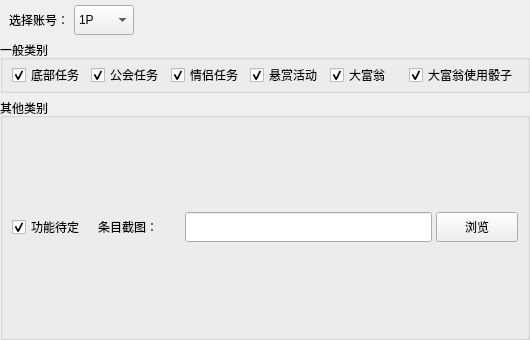
<?xml version="1.0" encoding="UTF-8"?>
<ui version="4.0">
 <class>DailyEndParam</class>
 <widget class="QWidget" name="DailyEndParam">
  <property name="geometry">
   <rect>
    <x>0</x>
    <y>0</y>
    <width>530</width>
    <height>340</height>
   </rect>
  </property>
  <property name="windowTitle">
   <string>Form</string>
  </property>
  <layout class="QVBoxLayout" name="verticalLayout">
   <property name="spacing">
    <number>5</number>
   </property>
   <property name="leftMargin">
    <number>0</number>
   </property>
   <property name="topMargin">
    <number>5</number>
   </property>
   <property name="rightMargin">
    <number>0</number>
   </property>
   <property name="bottomMargin">
    <number>0</number>
   </property>
   <item>
    <widget class="QWidget" name="widget_select_player" native="true">
     <layout class="QHBoxLayout" name="horizontalLayout_select_player">
      <property name="spacing">
       <number>5</number>
      </property>
      <property name="topMargin">
       <number>0</number>
      </property>
      <property name="bottomMargin">
       <number>0</number>
      </property>
      <item>
       <widget class="QLabel" name="label_select_player">
        <property name="text">
         <string>选择账号：</string>
        </property>
       </widget>
      </item>
      <item>
       <widget class="QComboBox" name="comboBox_select_player">
        <property name="minimumSize">
         <size>
          <width>60</width>
          <height>30</height>
         </size>
        </property>
        <item>
         <property name="text">
          <string>1P</string>
         </property>
        </item>
        <item>
         <property name="text">
          <string>2P</string>
         </property>
        </item>
       </widget>
      </item>
      <item>
       <spacer name="horizontalSpacer_select_player">
        <property name="orientation">
         <enum>Qt::Horizontal</enum>
        </property>
        <property name="sizeHint" stdset="0">
         <size>
          <width>398</width>
          <height>20</height>
         </size>
        </property>
       </spacer>
      </item>
     </layout>
    </widget>
   </item>
   <item>
    <widget class="QGroupBox" name="groupBox_common">
     <property name="title">
      <string>一般类别</string>
     </property>
     <layout class="QHBoxLayout" name="horizontalLayout_common">
      <property name="spacing">
       <number>5</number>
      </property>
      <property name="topMargin">
       <number>0</number>
      </property>
      <property name="bottomMargin">
       <number>0</number>
      </property>
      <item>
       <widget class="QCheckBox" name="checkBox_bottom_quest">
        <property name="minimumSize">
         <size>
          <width>70</width>
          <height>30</height>
         </size>
        </property>
        <property name="toolTip">
         <string>领取底部任务中的日常任务。会自动收起前三种任务类别</string>
        </property>
        <property name="text">
         <string>底部任务</string>
        </property>
        <property name="checked">
         <bool>true</bool>
        </property>
       </widget>
      </item>
      <item>
       <widget class="QCheckBox" name="checkBox_union_quest">
        <property name="minimumSize">
         <size>
          <width>70</width>
          <height>30</height>
         </size>
        </property>
        <property name="text">
         <string>公会任务</string>
        </property>
        <property name="checked">
         <bool>true</bool>
        </property>
       </widget>
      </item>
      <item>
       <widget class="QCheckBox" name="checkBox_lover_quest">
        <property name="minimumSize">
         <size>
          <width>70</width>
          <height>30</height>
         </size>
        </property>
        <property name="text">
         <string>情侣任务</string>
        </property>
        <property name="checked">
         <bool>true</bool>
        </property>
       </widget>
      </item>
      <item>
       <widget class="QCheckBox" name="checkBox_wanted">
        <property name="minimumSize">
         <size>
          <width>70</width>
          <height>30</height>
         </size>
        </property>
        <property name="text">
         <string>悬赏活动</string>
        </property>
        <property name="checked">
         <bool>true</bool>
        </property>
       </widget>
      </item>
      <item>
       <widget class="QCheckBox" name="checkBox_monopoly">
        <property name="minimumSize">
         <size>
          <width>70</width>
          <height>30</height>
         </size>
        </property>
        <property name="text">
         <string>大富翁</string>
        </property>
        <property name="checked">
         <bool>true</bool>
        </property>
       </widget>
      </item>
      <item>
       <widget class="QCheckBox" name="checkBox_monopoly_use_dice">
        <property name="minimumSize">
         <size>
          <width>70</width>
          <height>30</height>
         </size>
        </property>
        <property name="text">
         <string>大富翁使用骰子</string>
        </property>
        <property name="checked">
         <bool>true</bool>
        </property>
       </widget>
      </item>
     </layout>
    </widget>
   </item>
   <item>
    <widget class="QGroupBox" name="groupBox_other">
     <property name="maximumSize">
      <size>
       <width>530</width>
       <height>16777215</height>
      </size>
     </property>
     <property name="title">
      <string>其他类别</string>
     </property>
     <layout class="QGridLayout" name="gridLayout_cycle" rowstretch="1" columnstretch="1,1,3,1">
      <property name="topMargin">
       <number>0</number>
      </property>
      <property name="bottomMargin">
       <number>0</number>
      </property>
      <property name="horizontalSpacing">
       <number>4</number>
      </property>
      <item row="0" column="1">
       <widget class="QLabel" name="label_backpack_item_pic">
        <property name="minimumSize">
         <size>
          <width>60</width>
          <height>30</height>
         </size>
        </property>
        <property name="frameShape">
         <enum>QFrame::NoFrame</enum>
        </property>
        <property name="text">
         <string>条目截图：</string>
        </property>
       </widget>
      </item>
      <item row="0" column="3">
       <widget class="QPushButton" name="pushButton_backpack_item_pic">
        <property name="minimumSize">
         <size>
          <width>60</width>
          <height>30</height>
         </size>
        </property>
        <property name="text">
         <string>浏览</string>
        </property>
       </widget>
      </item>
      <item row="0" column="2">
       <widget class="QLineEdit" name="lineEdit_backpack_item_pic">
        <property name="minimumSize">
         <size>
          <width>60</width>
          <height>30</height>
         </size>
        </property>
        <property name="toolTip">
         <string>选择赠送对象昵称截图。该截图与房间内组队邀请截图通用</string>
        </property>
       </widget>
      </item>
      <item row="0" column="0">
       <widget class="QCheckBox" name="checkBox_backpack_exchange">
        <property name="minimumSize">
         <size>
          <width>70</width>
          <height>30</height>
         </size>
        </property>
        <property name="toolTip">
         <string>没有免费次数时不会翻牌</string>
        </property>
        <property name="text">
         <string>功能待定</string>
        </property>
        <property name="checked">
         <bool>true</bool>
        </property>
       </widget>
      </item>
     </layout>
    </widget>
   </item>
  </layout>
 </widget>
 <resources/>
 <connections/>
</ui>
